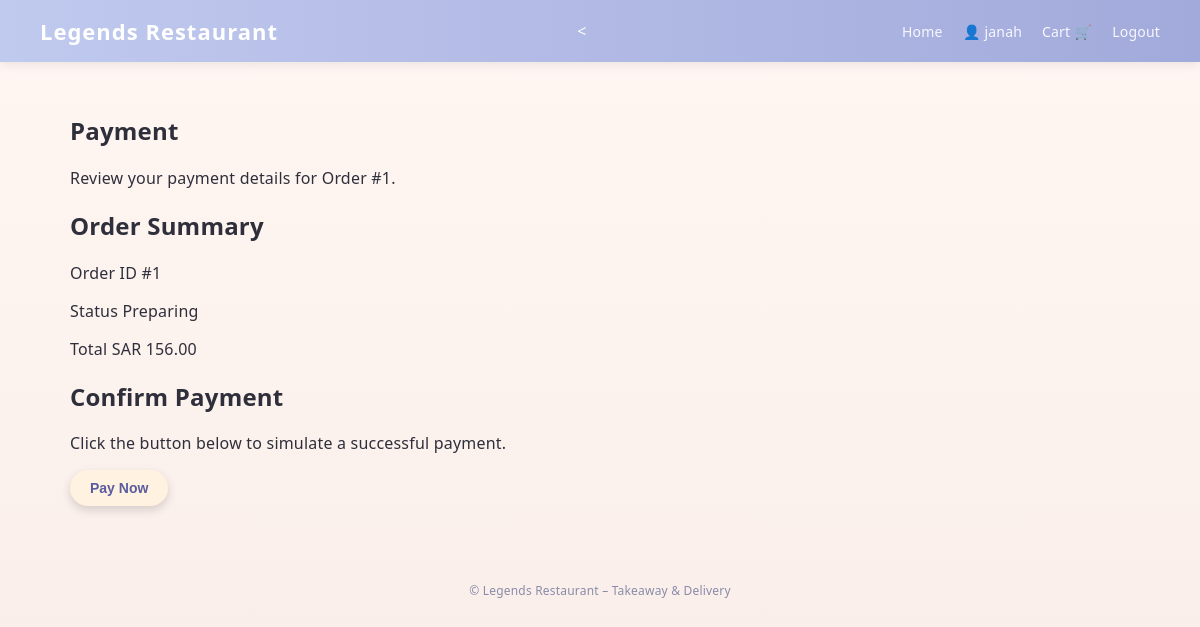
The app's page /payment/1/ (signed in) with its own data.
### restaurant/models.py (models this page shows, shortened)
class User(AbstractUser):
    ROLE_CHOICES = [
        ("customer", "Customer"),
        ("staff", "Staff"),
        ("manager", "Manager"),
    ]
    role = models.CharField(
        max_length=20,
        choices=ROLE_CHOICES,
        default="customer",
    )
    phone = models.CharField(max_length=20, blank=True, null=True)
    address = models.CharField(max_length=255, blank=True, null=True)
    hired_at = models.DateTimeField(blank=True, null=True)
    salary = models.DecimalField(
        max_digits=10,
        decimal_places=2,
        blank=True,
        null=True,
    )

class Order(models.Model):
    STATUS_CHOICES = [
        ("preparing", "Preparing"),
        ("out_for_delivery", "Out For Delivery"),
        ("delivered", "Delivered"),
    ]
    TYPE_CHOICES = [
        ("takeaway", "Takeaway"),
        ("delivery", "Delivery"),
    ]
    user = models.ForeignKey(
        User,
        on_delete=models.CASCADE,
        related_name="orders",
    )
    status = models.CharField(
        max_length=30,
        choices=STATUS_CHOICES,
        default="preparing",
    )
    order_type = models.CharField(
        max_length=30,
        choices=TYPE_CHOICES,
        default="takeaway",
    )
    total = models.DecimalField(max_digits=8, decimal_places=2, default=0)
    notes = models.CharField(max_length=255, blank=True, null=True)
    created_at = models.DateTimeField(auto_now_add=True)
    is_paid = models.BooleanField(default=False)

### restaurant/views.py (the view, shortened to what this page needs)
# urls.py: path("payment/<int:order_id>/", views.payment_process, name="payment_process"),
@login_required
def payment_process(request, order_id):
    guard = _ensure_role(request, "customer")
    if guard is not None:
        return guard
    order = get_object_or_404(
        Order,
        id=order_id,
        user=request.user,
    )
    return render(
        request,
        "restaurant/payment.html",
        {"order": order, "paid": False},
    )

### restaurant/views.py (called while the page is built, shortened)
def _ensure_role(request, required_role):
    if not request.user.is_authenticated:
        return redirect("login")
    return None

### restaurant/templates/restaurant/payment.html (shortened to what this page needs)
{% extends "restaurant/base.html" %}
{% load static %}
{% block content %}
<section class="lr-checkout-page">
    <header class="lr-checkout-header">
        <h1>Payment</h1>
        <p class="lr-checkout-subtitle">
            Review your payment details for Order #{{ order.id }}.
        </p>
    </header>
    <div class="lr-checkout-layout">
        <div class="lr-checkout-main">
            <div class="lr-checkout-card">
                <h2 class="lr-checkout-section-title">Order Summary</h2>
                <p class="lr-checkout-row">
                    <span>Order ID</span>
                    <span>#{{ order.id }}</span>
                </p>
                <p class="lr-checkout-row">
                    <span>Status</span>
                    <span>{{ order.get_status_display }}</span>
                </p>
                <p class="lr-checkout-row lr-checkout-total">
                    <span>Total</span>
                    <span>SAR {{ order.total }}</span>
                </p>
            </div>
            {% if not paid %}
            <div class="lr-checkout-card">
                <h2 class="lr-checkout-section-title">Confirm Payment</h2>
                <p>Click the button below to simulate a successful payment.</p>
                <form method="post">
                    <button type="submit" class="lr-btn-primary">
                        Pay Now
                    </button>
                </form>
            </div>
            {% endif %}
        </div>
    </div>
</section>
{% endblock %}

### restaurant/templates/restaurant/base.html (shortened to what this page needs)
{% load static %}
<!DOCTYPE html>
<html lang="en">
<head>
    <link rel="stylesheet" href="{% static 'restaurant/style.css' %}">
</head>
<body class="lr-body">
    <header class="lr-header">
        <div class="lr-logo">Legends Restaurant</div>
        <<nav class="lr-nav">
    <a href="{% url 'home' %}">Home</a>
    {% if request.user.is_authenticated %}
        <a href="{% url 'customer_dashboard' %}" class="nav-account">
            👤 {{ request.user.username }}
        <a href="{% url 'cart_view' %}">Cart 🛒</a>
        </a>
        <a href="{% url 'logout' %}">Logout</a>
    {% else %}
        <a href="{% url 'login' %}">Login</a>
    {% endif %}
</nav>
    </header>
    <main class="lr-main">
        {% block content %}{% endblock %}
    </main>
    <footer class="lr-footer">
        © {{ now|date:"Y" }} Legends Restaurant – Takeaway &amp; Delivery
    </footer>
</body>
</html>

### restaurant/static/restaurant/style.css (style rules this page uses)
:root { --cream: #FFF2E0; --powder: #C0C9EE; --periwinkle: #A2AADB; --indigo: #898AC4; --bg: var(--cream); --bg-grad: linear-gradient(180deg, var(--cream) 0%, #fdf1e7 15%, #f6f2ff 100%); --panel: #ffffff; --panel-border: #e6e9f7; --muted: #5b5f7a; --text: #2b2d3a; --brand: var(--indigo); --brand-2: var(--periwinkle); --ok: #1fa97b; --warn: #d9a227; --danger: #d85b5b; --radius: 16px; --shadow: 0 14px 30px rgba(137, 138, 196, .18); --soft: 0 8px 18px rgba(137, 138, 196, .12); }
* { box-sizing: border-box }
html, body { height: 100% }
body { margin: 0; font-family: ui-sans-serif, system-ui, -apple-system, "Segoe UI", Arial, sans-serif; color: var(--text); background: var(--bg-grad); letter-spacing: .2px; }
.lr-body { margin: 0; font-family: system-ui, -apple-system, BlinkMacSystemFont, "Segoe UI", sans-serif; background-color: #FFF2E0; color: #2f2f3b; }
.lr-header { display: flex; justify-content: space-between; align-items: center; padding: 16px 40px; background: linear-gradient(90deg, #C0C9EE, #A2AADB); color: #fff; box-shadow: 0 3px 10px rgba(0, 0, 0, 0.08); }
.lr-logo { font-weight: 700; font-size: 22px; letter-spacing: 1px; }
.lr-nav a { margin-left: 16px; text-decoration: none; color: #f7f7ff; font-size: 14px; font-weight: 500; }
.lr-main { max-width: 1100px; margin: 0 auto; padding: 32px 20px 60px; }
.lr-btn-primary, .lr-btn-secondary { border: none; cursor: pointer; border-radius: 999px; padding: 10px 20px; font-size: 14px; font-weight: 600; transition: transform 0.1s ease, box-shadow 0.1s ease, background 0.2s; }
.lr-btn-primary { background: #FFF2E0; color: #5a5ca0; box-shadow: 0 4px 10px rgba(0, 0, 0, 0.15); text-decoration: none; display: inline-block; }
.lr-footer { text-align: center; font-size: 12px; padding: 16px 0 24px; color: #8a8ba8; }
.lr-btn-primary { transition: 0.2s ease; }
body { font-family: "Segoe UI", sans-serif; background: linear-gradient(to bottom, #fff7f3, #f8ece8); margin: 0; padding: 0; color: #333; }

### records on screen
User: user.username "janah"
Order: id "1", status "Preparing", total "156.00"
